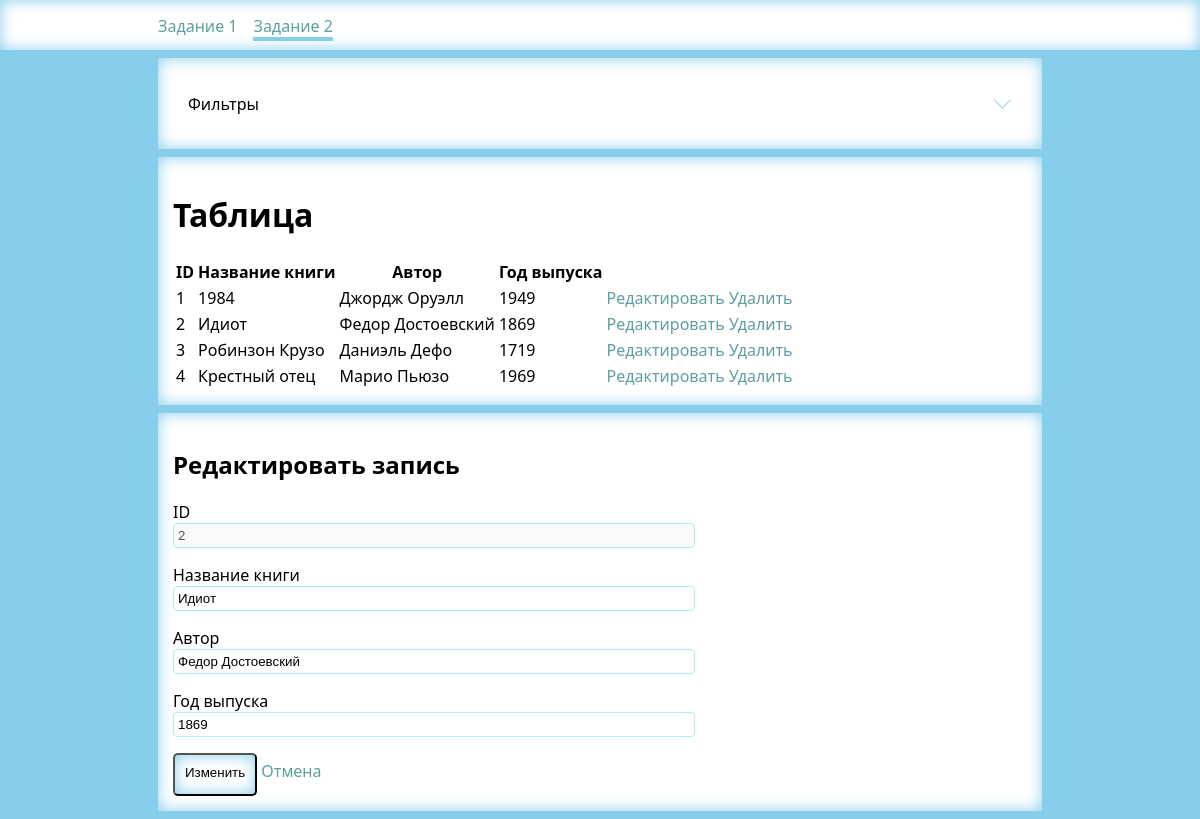
Page /task2.php?editId=2 on the committed database.
### tables this page shows
CREATE TABLE `books` (
  `book_id` int(11) NOT NULL,
  `book_name` varchar(128) NOT NULL,
  `author_name` varchar(128) NOT NULL,
  `year_published` int(11) NOT NULL
);

### components/book.php (called while the page is built, shortened)
<?php
class Book
{
    public function __construct($id, $bookName, $authorName, $yearPublished)
    {
        $this->id = $id;
        $this->bookName = $bookName;
        $this->authorName = $authorName;
        $this->yearPublished = $yearPublished;
    }
}
?>

### components/library.php (called while the page is built, shortened)
<?php
    class Library {
        public $books = array();
        private $connection, $link;
        public function getBookById($id) {
            foreach ($this->books as $value) {
                if($value -> id == $id) {
                    return $value;
                }
            }
            return null;
        }
        private function connect() {
            $this -> link = mysqli_connect($this -> connection::HOST, $this -> connection::USER, $this -> connection::PASSWORD, $this -> connection::DATABASE)
            or die("Ошибка " . mysqli_error($this -> link));
        }
        public function __construct($filters)
        {
            $this -> connection = new Connection();
            if(isset($filters['book_name'])) {
                $bookNameFilter = $filters['book_name'];
            } else {
                $bookNameFilter = "";
            }
            if(isset($filters['author_name'])) {
                $authorNameFilter = $filters['author_name'];
            } else {
                $authorNameFilter = "";
            }
            $query ="SELECT * FROM books WHERE
                book_name LIKE '%$bookNameFilter%' AND
                author_name LIKE '%$authorNameFilter%'";
            $result = mysqli_query($this -> link, $query) or die("Ошибка " . mysqli_error($this -> link));
            $books = ($result->fetch_all(MYSQLI_ASSOC));
            foreach ($books as $row) {
                $result = array_push($this -> books, new Book($row['book_id'], $row['book_name'], $row['author_name'], $row['year_published']));
            }
        }
    }
?>

### task2.php (the view, shortened to what this page needs)
<?php
    require_once 'components/library.php';
    require_once 'components/book.php';
    require_once 'components/menu-header.php';
    $library = new Library($_GET);
?>
<!DOCTYPE html>
<html lang="en">
<head>
    <link rel="stylesheet" href="style/compiled/style.css" />
</head>
<body>
    <div class="main-wrapper">
        <div class="container">
            <div class="accordion">
                <div class="accordion__wrapper">
                    <div class="accordion__item">
                        <input checked="checked" class="checkbox-xs_block" type="checkbox"> <i>&nbsp;</i>
                        <div class="accordion__title">
                            <div> Фильтры
                            </div>
                        </div>
                    </div>
                </div>
            </div>
        </div>
    </div>
    <div class="main-wrapper">
        <div class="container">
            <h1>Таблица</h1>
            <?php
                displayLibraryTable($library);
                function displayLibraryTable($library) {
                    echo '<table>';
                    echo '<th>ID</th><th>Название книги</th><th>Автор</th><th>Год выпуска</th>';
                    foreach ($library -> books as $key => $value) {
                        echo '<tr>';
                        echo    '<td>' . $value -> id .
                                '</td><td>' . $value -> bookName .
                                '</td><td>' . $value -> authorName .
                                '</td><td>' . $value -> yearPublished .
                                '</td><td><a href="?editId=' . $value -> id . '">Редактировать</a></td>' .
                                '<td><a href="?action=removeBook&id=' . $value -> id . '">Удалить</a></td>';
                        echo '</tr>';
                    }
                    echo '</table>';
                }
            ?>
        </div>
        <?php if(isset($_GET['editId'])): ?>
            <?php
                $book = $library -> getBookById($_GET['editId']);
            ?>
            <div class="container edit-article">
                <h2>Редактировать запись</h2>
                <form action="?action=editBook&id=<?php echo $book -> id ?>" method="POST" name="editBook">
                    <p>ID<br>
                        <input
                            type="text"
                            name="id"
                            size="40"
                            class="textbox"
                            value="<?php echo $book -> id ?>"
                            disabled />
                    </p>
                    <p>Название книги<br>
                        <input
                            type="text"
                            name="book_name"
                            size="40"
                            class="textbox"
                            value="<?php echo $book -> bookName ?>"
                            />
                    </p>
                    <p>Автор<br>
                        <input
                            type="text"
                            name="author_name"
                            size="40"
                            class="textbox"
                            value="<?php echo $book -> authorName ?>"
                            />
                    </p>
                    <p>Год выпуска<br>
                        <input
                            type="number"
                            name="year_published"
                            size="40"
                            class="textbox"
                            value="<?php echo $book -> yearPublished ?>"
                            />
                    </p>
                    <input type="submit" value="Изменить" class="button" />
                    <a href="task2.php">Отмена</a>
                </form>
            </div>
        <?php endif; ?>
    </div>
</body>
</html>

### style/compiled/style.css (style rules this page uses)
.accordion .accordion__wrapper { position: relative; width: 100%; }
.accordion .accordion__item { position: relative; margin-bottom: 0px; animation: all 0.1s; }
.accordion .accordion__item i { opacity: 1; position: absolute; transform: translate(-6px, 0); top: 25px; right: 15px; }
.accordion .accordion__item i::before, .accordion .accordion__item i::after { content: ""; position: absolute; right: 3px; background: skyblue; width: 1px; height: 12px; transition: all 0.25s ease-in-out; }
.accordion .accordion__item i::before { transform: translate(-4px, 0) rotate(45deg); }
.accordion .accordion__item i::after { transform: translate(4px, 0) rotate(-45deg); }
.accordion .accordion__item input[type=checkbox]:checked ~ i:before { transform: translate(4px, 0) rotate(45deg); }
.accordion .accordion__item input[type=checkbox]:checked ~ i:after { transform: translate(-4px, 0) rotate(-45deg); }
.accordion .accordion__item input[type=checkbox]:checked ~ .accordion__title { border-top: 1px solid rgba(135, 206, 235, 0.1); border-left: 5px solid transparent; }
.accordion .accordion__title { font-size: 16px !important; line-height: 24px !important; margin-bottom: 0px; position: relative; padding: 18px 40px 18px 10px; border-top: 1px solid rgba(135, 206, 235, 0.1); border-left: 5px solid transparent; transition: all 0.3s; border-top: 1px solid skyblue; border-left: 5px solid skyblue; }
body { background-color: skyblue; margin: 0 auto; font-family: "Segoe UI", Tahoma, Geneva, Verdana, sans-serif; }
a:link, a:visited { text-decoration: none; color: cadetblue; }
.main-wrapper { width: 1300px; margin: 0px auto; clear: both; }
.container { background-color: white; margin: 8px; padding: 15px; box-shadow: skyblue 0 0 15px inset; position: relative; }
.textbox { border: none; border: ridge 1px paleturquoise; border-radius: 4px; padding: 4px; right: 10px; width: 60%; }
.button { display: inline; padding: 10px; padding-bottom: 14px; background-color: white; box-shadow: skyblue 0 0 15px inset; border-radius: 5px; transition: 0.5s; }
@media screen and (max-width: 1320px) { .main-wrapper { width: 900px; } }

### rows in the picture
books: book_id "1", book_name "1984", author_name "Джордж Оруэлл", year_published "1949"
books: book_id "2", book_name "Идиот", author_name "Федор Достоевский", year_published "1869", id "2"
books: book_id "3", book_name "Робинзон Крузо", author_name "Даниэль Дефо", year_published "1719"
books: book_id "4", book_name "Крестный отец", author_name "Марио Пьюзо", year_published "1969"
